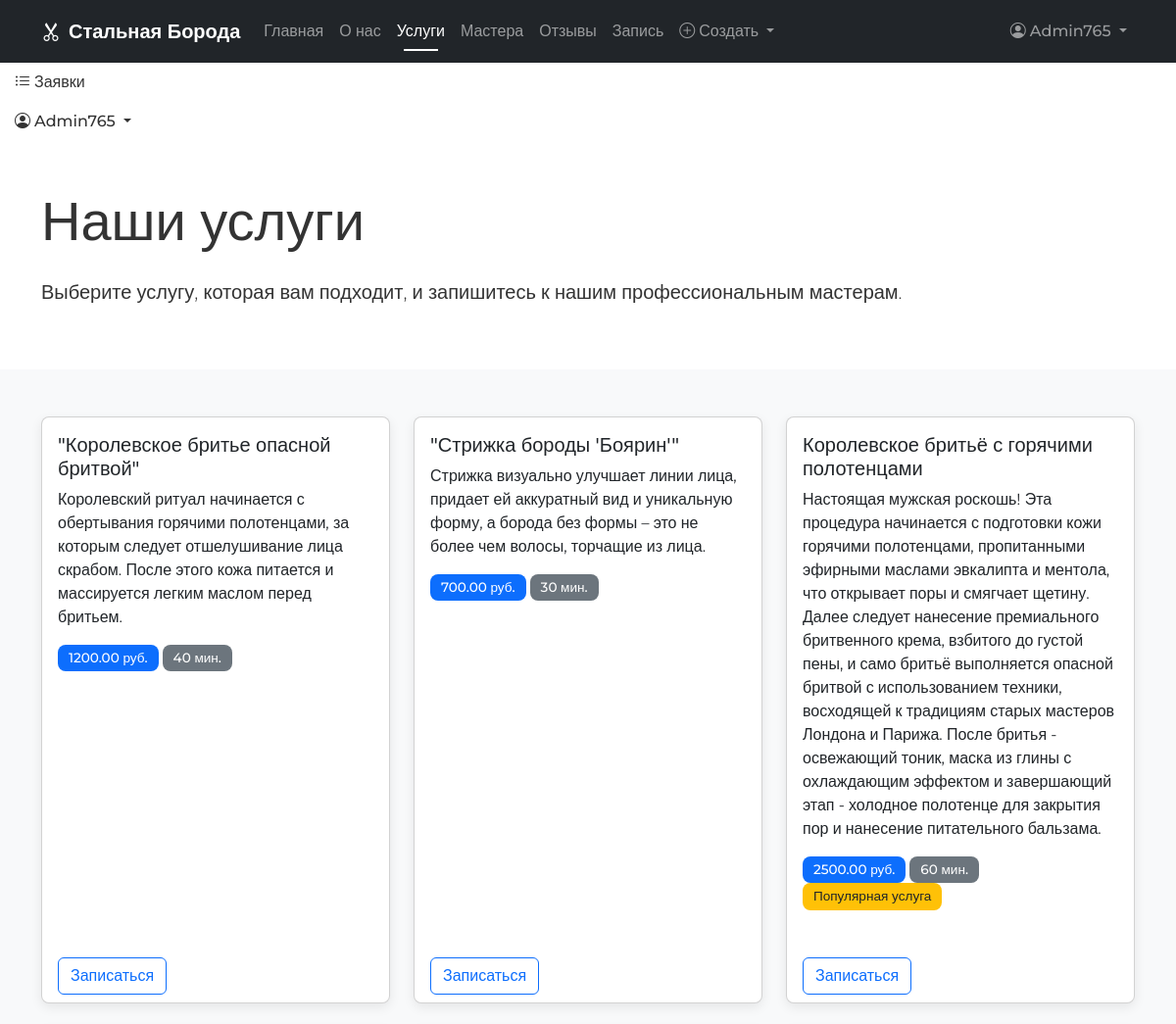
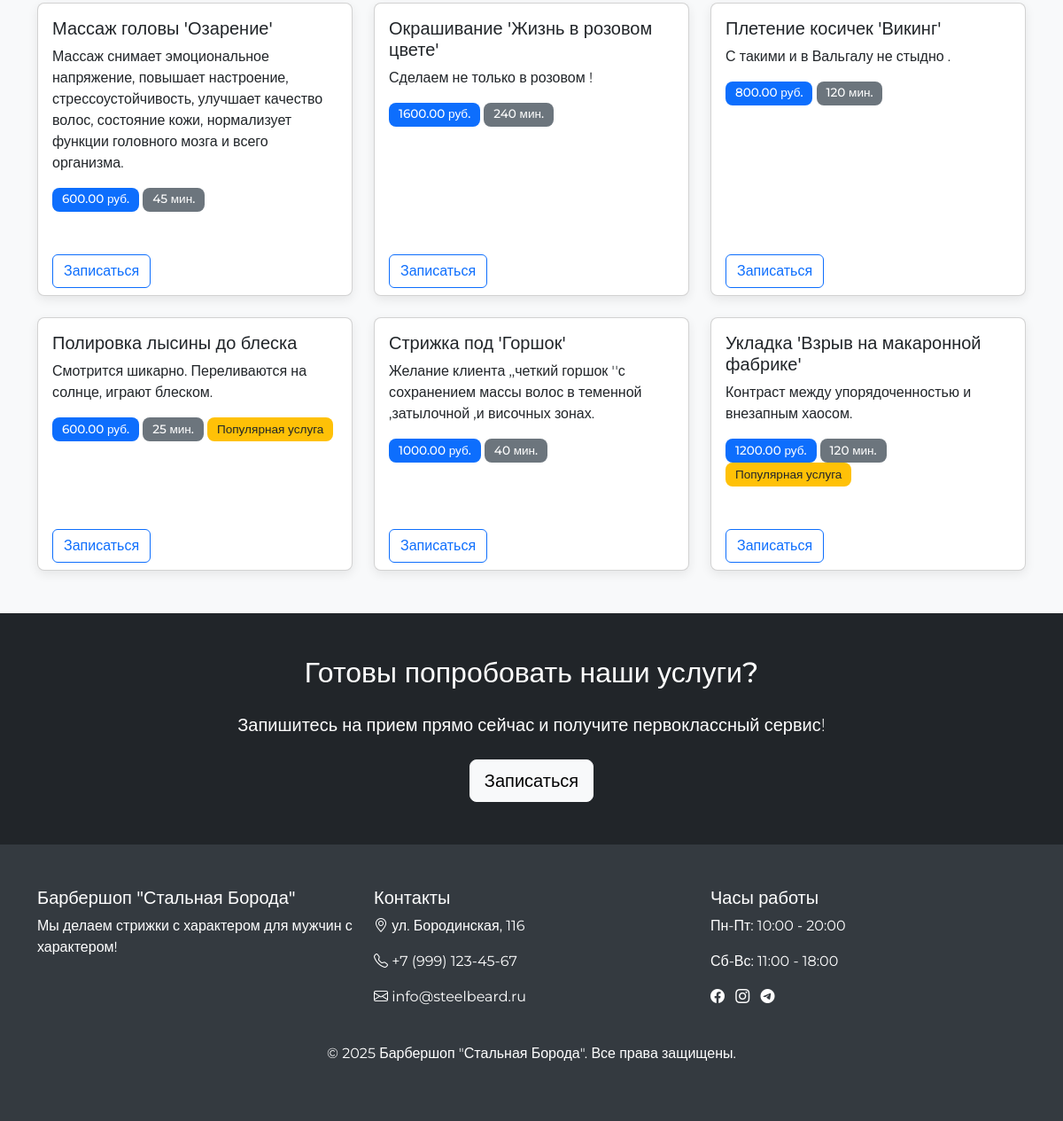
/services/ (signed in), run on the app's committed database (2 pictures, top to bottom).
### core/models.py (models this page shows, shortened)
class Service(models.Model):
    name = models.CharField(max_length=200, verbose_name="Название", db_index=True)  # индекс на название
    description = models.TextField(blank=True, verbose_name="Описание")
    price = models.DecimalField(max_digits=10, decimal_places=2, verbose_name="Цена")
    duration = models.PositiveIntegerField(verbose_name="Длительность", help_text="Время выполнения в минутах")
    is_popular = models.BooleanField(default=False, verbose_name="Популярная услуга", db_index=True)  # индекс на популярность
    image = models.ImageField(upload_to="services/", blank=True, verbose_name="Изображение")
    class Meta:
        verbose_name = "Услуга"
        verbose_name_plural = "Услуги"
        ordering = ['name']
        indexes = [
            models.Index(fields=['price', 'is_popular'], name='service_price_popular_idx'),
        ]

### core/views.py (the view)
# urls.py: path('services/', views.services_page, name='services'),
def services_page(request):
    services = Service.objects.all()
    context = {
        'services': services,
    }
    return render(request, 'core/services.html', context)

### core/context_processors.py (called while the page is built)
def common_context(request):
    context = {
        'masters': Master.objects.filter(is_active=True),
        'services': Service.objects.all(),
    }
    return context

### templates/core/services.html (shortened to what this page needs)
{% extends 'base.html' %}
{% block content %}
<div class="container py-5">
    <h1 class="display-4 mb-4">Наши услуги</h1>
    <p class="lead">Выберите услугу, которая вам подходит, и запишитесь к нашим профессиональным мастерам.</p>
</div>
<section id="services" class="py-5 bg-light">
    <div class="container">
        <div class="row row-cols-1 row-cols-md-2 row-cols-lg-3 g-4">
            {% for service in services %}
            <div class="col">
                <div class="card service-card h-100">
                    <div class="card-body">
                        <h5 class="card-title">{{ service.name }}</h5>
                        <p class="card-text">{{ service.description|default:'Профессиональный подход и внимание к деталям делают наши услуги уникальными.' }}</p>
                        <p class="card-text">
                            <span class="badge bg-primary">{{ service.price }} руб.</span>
                            <span class="badge bg-secondary">{{ service.duration }} мин.</span>
                            {% if service.is_popular %}
                            <span class="badge bg-warning text-dark">Популярная услуга</span>
                            {% endif %}
                        </p>
                    </div>
                    <div class="card-footer bg-transparent border-top-0">
                        <a href="{% url 'booking' %}" class="btn btn-outline-primary">Записаться</a>
                    </div>
                </div>
            </div>
            {% empty %}
            <div class="col-12">
                <div class="alert alert-info">
                    В данный момент нет доступных услуг.
                </div>
            </div>
            {% endfor %}
        </div>
    </div>
</section>
<section class="py-5 bg-dark text-white">
    <div class="container text-center">
        <h2 class="mb-4">Готовы попробовать наши услуги?</h2>
        <p class="lead mb-4">Запишитесь на прием прямо сейчас и получите первоклассный сервис!</p>
        <a href="{% url 'booking' %}" class="btn btn-light btn-lg">Записаться</a>
    </div>
</section>
{% endblock %}

### templates/base.html (shortened to what this page needs)
<!DOCTYPE html>
<html lang="ru">
<head>
    <link href="https://cdn.jsdelivr.net/npm/bootstrap@5.3.0-alpha1/dist/css/bootstrap.min.css" rel="stylesheet">
    <link rel="stylesheet" href="https://cdn.jsdelivr.net/npm/bootstrap-icons@1.11.0/font/bootstrap-icons.css">
    {% load static %}
    <link rel="stylesheet" href="{% static 'css/main.css' %}">
    <link rel="stylesheet" href="https://code.jquery.com/ui/1.13.2/themes/base/jquery-ui.css">
</head>
<body>
    <header>
        {% block header %}
        <nav class="navbar navbar-expand-lg navbar-dark bg-dark">
            <div class="container">
                <a class="navbar-brand" href="{% url 'landing' %}">
                    <i class="bi bi-scissors me-2"></i>Стальная Борода
                </a>
                <div class="collapse navbar-collapse" id="navbarNav">
                    <ul class="navbar-nav me-auto mb-2 mb-lg-0">
                        <li class="nav-item">
                            <a class="nav-link {% if request.path == '/' %}active{% endif %}" href="{% url 'landing' %}">Главная</a>
                        </li>
                        <li class="nav-item">
                            <a class="nav-link" href="{% url 'landing' %}#about">О нас</a>
                        </li>
                        <li class="nav-item">
                            <a class="nav-link {% if request.path == '/services/' %}active{% endif %}" href="{% url 'services' %}">Услуги</a>
                        </li>
                        <li class="nav-item">
                            <a class="nav-link" href="{% url 'landing' %}#masters">Мастера</a>
                        </li>
                        <li class="nav-item">
                            <a class="nav-link" href="{% url 'landing' %}#reviews">Отзывы</a>
                        </li>
                        <li class="nav-item">
                            <a class="nav-link {% if request.path == '/booking/' %}active{% endif %}" href="{% url 'booking' %}">Запись</a>
                        </li>
                        {% if user.is_authenticated %}
                            <li class="nav-item dropdown">
                                <a class="nav-link dropdown-toggle" href="#" role="button" data-bs-toggle="dropdown" aria-expanded="false">
                                    <i class="bi bi-plus-circle me-1"></i>Создать
                                    </a>
                </li>
        {% endif %}
                    </ul>
                    <ul class="navbar-nav">
                        {% if user.is_authenticated %}
                        <li class="nav-item dropdown">
                            <a class="nav-link dropdown-toggle" href="#" id="navbarDropdown"
                               role="button" data-bs-toggle="dropdown" aria-expanded="false">
                                <i class="bi bi-person-circle me-1"></i>{{ user.username }}
                            </a>
                        </li>
                        {% else %}
                        <li class="nav-item">
                            <a class="nav-link" href="{% url 'login' %}">
                                <i class="bi bi-box-arrow-in-right me-1"></i>Вход
                            </a>
                        </li>
                        {% endif %}
                    </ul>
                </div>
            </div>
        </nav>
                        <ul class="navbar-nav ms-auto mb-2 mb-lg-0">
                            {% if user.is_authenticated %}
                            <li class="nav-item">
                                <a class="nav-link" href="{% url 'orders_list' %}">
                                    <i class="bi bi-list-ul me-1"></i>Заявки
                                </a>
                            </li>
                            <li class="nav-item dropdown">
                                <a class="nav-link dropdown-toggle" href="#" role="button" data-bs-toggle="dropdown" aria-expanded="false">
                                    <i class="bi bi-person-circle me-1"></i>{{ user.username }}
                                </a>
                            </li>
                            {% else %}
                            <li class="nav-item">
                                <a class="nav-link" href="{% url 'login' %}">
                                    <i class="bi bi-box-arrow-in-right me-1"></i>Вход
                                </a>
                            </li>
                            {% endif %}
                        </ul>
        {% endblock %}
    </header>
    <main>
        {% block content %}{% endblock %}
    </main>
    <footer class="mt-auto">
        {% block footer %}
            <div class="container">
                <div class="row">
                    <div class="col-md-4">
                        <h5>Барбершоп "Стальная Борода"</h5>
                        <p>Мы делаем стрижки с характером для мужчин с характером!</p>
                    </div>
                    <div class="col-md-4">
                        <h5>Контакты</h5>
                        <p><i class="bi bi-geo-alt"></i> ул. Бородинская, 116</p>
                        <p><i class="bi bi-telephone"></i> +7 (999) 123-45-67</p>
                        <p><i class="bi bi-envelope"></i> info@steelbeard.ru</p>
                    </div>
                    <div class="col-md-4">
                        <h5>Часы работы</h5>
                        <p>Пн-Пт: 10:00 - 20:00</p>
                        <p>Сб-Вс: 11:00 - 18:00</p>
                        <div class="mt-3">
                            <a href="#" class="text-white me-2"><i class="bi bi-facebook"></i></a>
                            <a href="#" class="text-white me-2"><i class="bi bi-instagram"></i></a>
                            <a href="#" class="text-white me-2"><i class="bi bi-telegram"></i></a>
                        </div>
                    </div>
                </div>
                <div class="row mt-4">
                    <div class="col text-center">
                        <p>&copy; {% now "Y" %} Барбершоп "Стальная Борода". Все права защищены.</p>
                    </div>
                </div>
            </div>
        {% endblock %}
    </footer>
    {% load static %}
</body>
</html>

### static/css/main.css (style rules this page uses)
body { font-family: 'Montserrat', sans-serif; color: #333; }
section { padding: 4rem 0; }
.navbar { transition: all 0.3s ease; }
.master-card, .service-card { transition: all 0.3s ease; margin-bottom: 1.5rem; }
.card { transition: transform 0.3s ease, box-shadow 0.3s ease; border-radius: 10px; overflow: hidden; }
.badge { padding: 0.5em 0.8em; font-size: 0.85em; font-weight: 500; border-radius: 0.5rem; }
footer { background-color: #343a40; color: #fff; padding: 3rem 0; }
.card { border-radius: 8px; box-shadow: 0 4px 12px rgba(0, 0, 0, 0.08); transition: all 0.3s ease; overflow: hidden; }
section { padding: 80px 0; }
section:nth-child(even) { background-color: #f8f9fa; }
.navbar { padding: 12px 0; transition: all 0.3s ease; }
.navbar-brand { font-weight: 600; }
.navbar-nav .nav-link { padding-left: 15px; padding-right: 15px; font-weight: 500; position: relative; }
.navbar-nav .nav-link.active:after { content: ''; position: absolute; bottom: 0; left: 15px; right: 15px; height: 2px; background: #fff; }

### data on the page
Service: name "\"Королевское бритье опасной бритвой\"", description "Королевский ритуал начинается с обертывания горячими полотенцами, за которым следует отшелушивание лица скрабом. После этого кожа питается и массируется легким маслом перед бритьем.", price "1200.00", duration "40"
Service: name "\"Стрижка бороды 'Боярин'\"", description "Стрижка визуально улучшает линии лица, придает ей аккуратный вид и уникальную форму, а борода без формы – это не более чем волосы, торчащие из лица.", price "700.00", duration "30"
Service: name "Королевское бритьё с горячими полотенцами", description "Настоящая мужская роскошь! Эта процедура начинается с подготовки кожи горячими полотенцами, пропитанными эфирными маслами эвкалипта и ментола, что открывает поры и смягчает щетину. Далее следует нанесение премиального бритвенного крема, взбитого до густой пены, и само бритьё выполняется опасной бритвой с использованием техники, восходящей к традициям старых мастеров Лондона и Парижа. После бритья - освежающий тоник, маска из глины с охлаждающим эффектом и завершающий этап - холодное полотенце для закрытия пор и нанесение питательного бальзама.", price "2500.00", duration "60", is_popular "Популярная услуга"
Service: name "Массаж головы 'Озарение'", description "Массаж снимает эмоциональное напряжение, повышает настроение, стрессоустойчивость, улучшает качество волос, состояние кожи, нормализует функции головного мозга и всего организма.", price "600.00", duration "45"
Service: name "Окрашивание 'Жизнь в розовом цвете'", description "Сделаем не только в розовом !", price "1600.00", duration "240"
Service: name "Плетение косичек 'Викинг'", description "С такими и в Вальгалу не стыдно .", price "800.00", duration "120"
Service: name "Полировка лысины до блеска", description "Смотрится шикарно. Переливаются на солнце, играют блеском.", price "600.00", duration "25", is_popular "Популярная услуга"
Service: name "Стрижка под 'Горшок'", description "Желание клиента ,,четкий горшок ''с сохранением массы волос в теменной ,затылочной ,и височных зонах.", price "1000.00", duration "40"
Service: name "Укладка 'Взрыв на макаронной фабрике'", description "Контраст между упорядоченностью и внезапным хаосом.", price "1200.00", duration "120", is_popular "Популярная услуга"

### other printed values
{{ user.username }} "Admin765"
